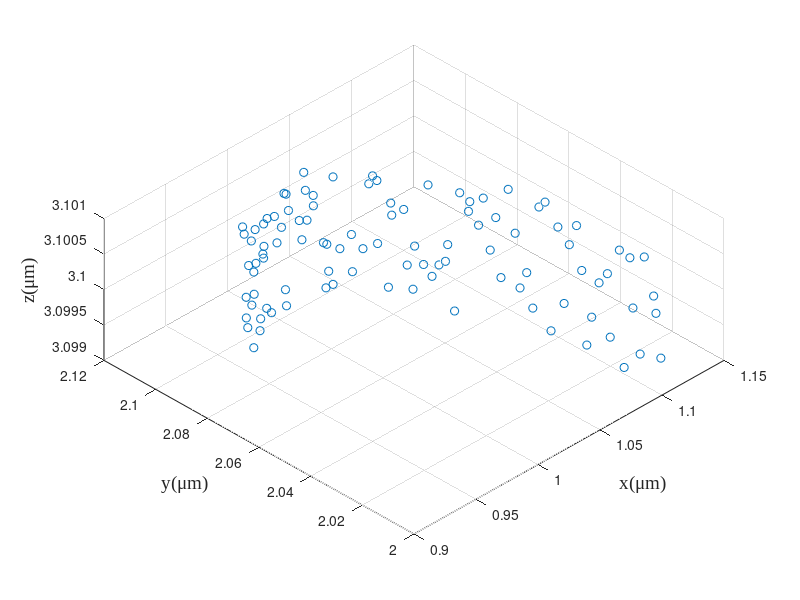

MATLAB code to generate this figure: (Note: this script raises an error after producing the figure.)
% 给定刀具波纹度拟合曲线和已加工曲面拟合曲线，给定残高，求各个刀位点的切宽
% 方案：先求切宽和残高的定量关系；然后考虑如何移动各个刀位点，微调来获得所要求的残高
close all;
clear; clc;
addpath(genpath('funcs'));

% global variables
% global textFontSize textFontType;
textFontSize = 14;
textFontType = 'Times New Roman';

%% simulation initialization
debug = 3;
switch debug
    case 2 % 2D tool profile simulation
        cx0 = 0; % unit: mu m
        cy0 = 0;
        r0 = 0.1;
        noise = 0.05;
        zNoise = 0.01;
        theta = linspace(0,pi/3,100);
        r = r0*(1 - noise + 2*noise*rand(1,length(theta)));
        toolOri(1,:) = r.*cos(theta) + cx0;
        toolOri(2,:) = r.*sin(theta) + cy0;
        toolOri(3,:) = zeros(1,length(theta));
        rmse0 = sqrt(...
                    sum(...
                        ((toolOri(1,:) - cx0).^2 + (toolOri(2,:) - cy0).^2 - r0^2).^2) ...
                /length(theta));
        clear theta r;
    case 3 % 3D tool profile simulation
        cx0 = 1;
        cy0 = 2;
        cz0 = 3;
        r0 = 0.1; % unit:um
        noise = 0.05;
        zNoise = 0.01;
        theta = linspace(0,2*pi/3,100);
        r = r0*(1 - noise + 2*noise*rand(1,length(theta)));
        toolOri(1,:) = cx0 + r.*cos(theta);
        toolOri(2,:) = cy0 + r.*sin(theta);
        toolOri(3,:) = cz0 + r0*(1 - zNoise + 2*zNoise*rand(1,length(theta)));
        rmse0 = sqrt( ...
            sum((toolOri - ndgrid([cx0;cy0;cz0],1:length(theta)).^2),2) ...
            /length(theta));
        clear theta r;
    otherwise
        [fileName,dirName] = uigetfile({ ...
            '*.mat','MAT-files(*.mat)'; ...
            '*.txt','text-files(*.txt)'; ...
            '*.*','all files(*.*)'...
            }, ...
            'Select one tool tip measurement data', ...
            'Tool\', ...
            'MultiSelect','off');
        pathName = fullfile(dirName,fileName);
        dataOri = load(pathName); % load from file, n*2 matrix
        % data pre-processing
        toolOri = dataOri;
end

f1 = figure('Name','original scatters of the tool');
scatter3(toolOri(1,:),toolOri(2,:),toolOri(3,:));
hold on; grid on;
% axis equal;
xlabel('x(\mum)','FontSize',textFontSize,'FontName',textFontType);
ylabel('y(\mum)','FontSize',textFontSize,'FontName',textFontType);
zlabel('z(\mum)','FontSize',textFontSize,'FontName',textFontType);
view(-45,60);
clear theta theta1 theta2;

%% 由(x,y)图获得刃口圆心半径以及波纹度函数
[center,radius,includedAngle,toolFit,rmseLsc] = toolFit3D(toolOri,'Levenberg-Marquardt');
% plot the fitting results
f2 = figure('Name','tool sharpness fitting result');
xLim = 1.1*max(toolFit(1,:));
quiver(-xLim,0,2*xLim,0,'AutoScale','off','Color',[0,0,0],'MaxHeadSize',0.1); % X axis
hold on;
text(0.9*xLim,-.05*radius,'x','FontSize',textFontSize,'FontName',textFontType);
quiver(0,-0.2*radius,0,1.3*radius,'AutoScale','off','Color',[0,0,0],'MaxHeadSize',0.1); % Y axis
text(0.05*xLim,1.2*radius,'y','FontSize',textFontSize,'FontName',textFontType);
plot(toolFit(1,:),toolFit(2,:),'Color',[0,0.45,0.74]); % tool edge scatters
theta = (pi/2 - includedAngle/2):0.01:(pi/2 + includedAngle/2);
xtmp = radius*cos(theta);
ytmp = radius*sin(theta);
plot(xtmp,ytmp,'Color',[0.85,0.33,0.10]); % tool edge circle
scatter(0,0,'MarkerFaceColor',[0.85,0.33,0.10],'MarkerEdgeColor',[0.85,0.33,0.10]); % tool edge center
quiver(0,0,0,0.5*radius,'AutoScale','off','Color',[0.93,0.69,0.13], ...
    'LineWidth',2.5,'MaxHeadSize',0.3); % tool edge normal
line([0,xtmp(1)],[0,ytmp(1)],'LineStyle','--','Color',[0.85,0.33,0.10]);
line([0,xtmp(end)],[0,ytmp(end)],'LineStyle','--','Color',[0.85,0.33,0.10]);
% xlim([-1.1*xLim,1.1*xLim]);
axis equal;
% set(gca,'TickLabelInterpreter','tex');
xlabel('x({\mu}m)','FontSize',textFontSize,'FontName',textFontType);
ylabel('y({\mu}m)','FontSize',textFontSize,'FontName',textFontType);
legend('','','tool edge','tool fitting arc','tool center', ...
    'tool normal vector','Location','northeast');
clear xtmp ytmp theta xLim; % 删除画图的临时变量

%% 车刀轮廓插值
% Cartesian coordinate to cylindrical coordinate
toolTheta = atan2(toolFit(2,:),toolFit(1,:));
toolR = vecnorm(toolFit,2,1);
figure('name','tool curve');
subplot(2,1,1); plot(toolTheta*180/pi,toolR); title('tool curve','FontSize',textFontSize,'FontName',textFontType);
subplot(2,1,2); plot(toolTheta*180/pi,toolR - radius); title('tool waviness','FontSize',textFontSize,'FontName',textFontType);
xlabel('central angle\theta(°)','FontSize',textFontSize,'FontName',textFontType);

% two methods to interpolate
k = 3; % order of the B-spline
[toolCpts,U] = bSplineCpts(toolFit',k,'chord'); 
u = 0:0.002:1;
nPts = length(u);
toolDim = size(toolCpts,2);
toolPt2 = zeros(nPts,toolDim);
for i = 1:nPts
    toolPt2(i,:) = bSplinePt(toolCpts,k,u(i),U);
end
toolPt2 = toolPt2';

[toolPt,sp] = bsplinePts_spapi(toolFit,k,u);

% plot the difference between the two
figure('Name','Comparison between the self function and the Mathworks ons');
tiledlayout(2,1,"TileSpacing","tight","Padding","tight");
nexttile;
plot(u',toolPt2(1,:) - toolPt(1,:)); hold on;

nexttile;
plot(u',toolPt2(2,:) - toolPt(2,:)); hold on;
xlabel('u');

% plot the interpolation results
figure('Name','Tool Interpolation Results');
plot(toolFit(1,:),toolFit(2,:),'--.', ...
    'MarkerSize',8,'Color',[0.32,0.55,0.19]); hold on;
plot(toolCpts(:,1),toolCpts(:,2),'x','Color',[0.85,0.33,0.10]);
plot(toolPt(1,:),toolPt(2,:),'Color',[0,0.45,0.74]);
axis equal
legend('Measured Pts','Control Pts','Fitting Pts','Location','best');

%% save the tool interpolation results
center = [center(1);0;center(2)];
toolPt = [toolPt(1,:);zeros(1,nPts);toolPt(2,:)]; % get
toolEdgeNorm = [0;0;1];
toolDirect = [0;1;0];
[toolFileName,toolDirName,toolFileType] = uiputfile({ ...
        '*.mat','MAT-file(*.mat)'; ...
        '*.txt','text-file(.txt)';...
        '*.*','all file(*.*)';...
        }, ...
        'Select the directory and filename to save the tool model', ...
        ['output_data/tool/toolTheo',datestr(now,'yyyymmddTHHMMSS'),'.mat']);
toolFile = fullfile(toolDirName,toolFileName);
switch toolFileType
    case 0
        msgfig = msgbox("No tool model saved","Warning","warn","modal");
        uiwait(msgfig);
    case 1
        Comments = cell2mat(inputdlg('Enter Comment of the tool model:', ...
            'Input Saving Comments',[5 60],string(datestr(now))));
        save(toolFile,"center","radius","Comments","includedAngle", ...
            "toolPt","toolEdgeNorm","toolDirect");
    otherwise
        msgfig = msgbox("File type error","Error","error","modal");
        uiwait(msgfig);
end

%% 相邻刀位点的残高
x1 = [0;0]; vec1 = [0;1];
x2 = [r0;r0/30]; vec2 = [cosd(90+8);sind(90+8)];
R = rotz(5,'deg'); % rotation matrix about z axis
tool1 = toolPt(1:2:end,:) + x1;
tool2 = R(1:2,1:2)*toolPt(1:2:end,:) + x2;

[res,interPt] = residualHigh(x1,vec1,tool1,x2,vec2,tool2);

figure('Name','Residual of the adjacent tool');
plot(tool1(1,:),tool1(2,:),'Color',[0,0.45,0.74]); hold on;
plot(tool2(1,:),tool2(2,:),'Color',[0.85,0.33,0.10]);
plot(interPt(1),interPt(2),'*','Color',[0.49,0.18,0.56]);
plot(x1(1)+radius*vec1(1),x1(2)+radius*vec1(2),'o','Color',[0,0.45,0.74],'MarkerFaceColor',[0,0.45,0.74]);
quiver(x1(1),x1(2),radius*vec1(1),radius*vec1(2),'LineWidth',2,'Color',[0,0.45,0.74],'AutoScale','off');
plot(x2(1)+radius*vec2(1),x2(2)+radius*vec2(2),'o','Color',[0.85,0.33,0.10],'MarkerFaceColor',[0.85,0.33,0.10]);
quiver(x2(1),x2(2),radius*vec2(1),radius*vec2(2),'LineWidth',2,'Color',[0.85,0.33,0.10],'AutoScale','off');
axis equal

%%
rmpath(genpath('funcs'));
